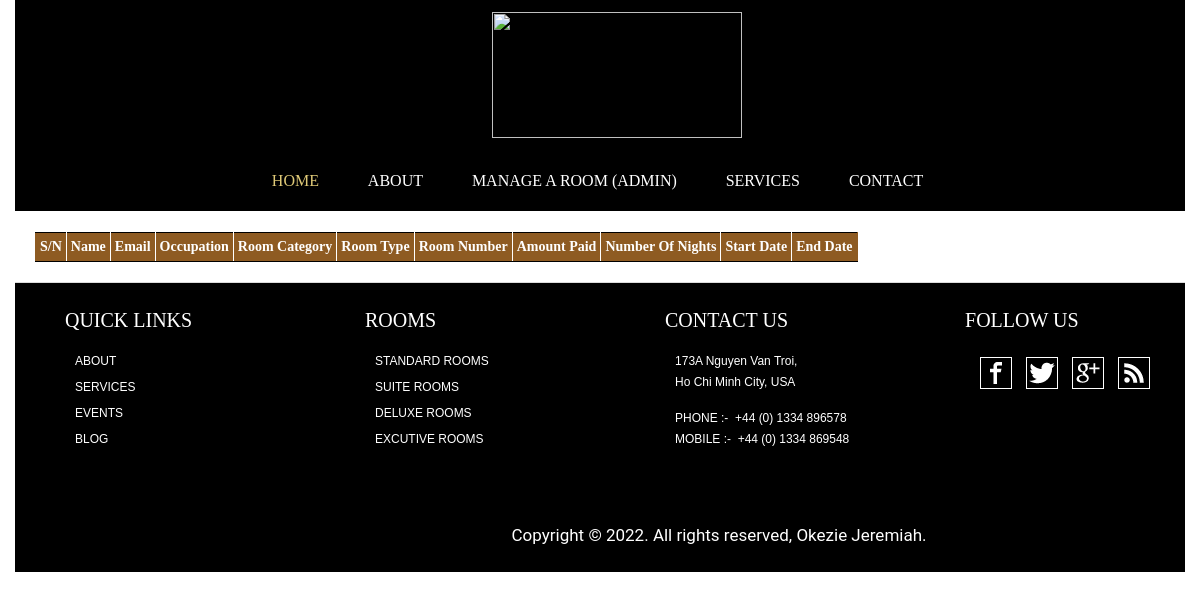
The app's page /XYZ-Hotel/guests/active/, older data.
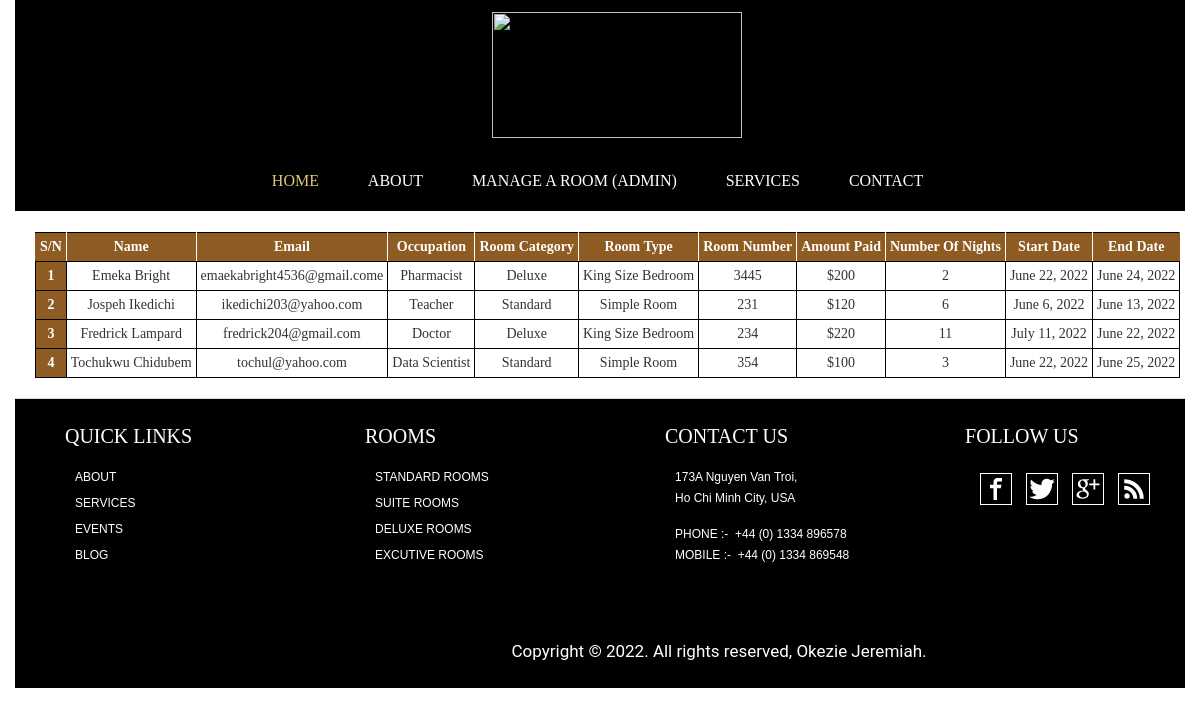
The same page, newer data.
### guests/models.py (models this page shows, shortened)
class Guest(models.Model):
    Name = models.CharField(max_length=100)
    Email = models.EmailField(max_length=10000)
    Occupation = models.CharField(max_length=10000)
    Room_Category = models.CharField(max_length=100)
    Room_Type = models.CharField(max_length=100)
    Room_Number = models.IntegerField()
    Amount_Paid = models.CharField(max_length=100)
    Number_of_Nights = models.IntegerField()
    Start_Date = models.DateField()
    End_Date = models.DateField()

### guests/views.py (the view)
# urls.py: path("active/", active, name="activeguestsview")
def active(request):
    guests = Guest.objects.all().values()
    context = {
        "guest":guests,
    }
    return render(request, "guests/activeguests.html", context)

### guests/templates/guests/activeguests.html (shortened to what this page needs)
{% extends "index/home.html" %}
{% load static %}
{% block body %}
<!DOCTYPE html>
<html lang="en">
<head>
</head>
<div class="table">
    <table id="table">
        <tr>
            <th id="no">S/N</th>
            <th>Name</th>
            <th>Email</th>
            <th>Occupation</th>
            <th>Room Category</th>
            <th>Room Type</th>
            <th>Room Number</th>
            <th>Amount Paid</th>
            <th>Number of Nights</th>
            <th>Start Date</th>
            <th id="non">End date</th>
        </tr>
        {% for guests in guest %}
        <tr>
            <td style="background-color: rgba(142,91,34,1); color:white"><b>{{forloop.counter}}</b></td>
            <td>{{guests.Name}}</td>
            <td id="small">{{guests.Email}}</td>
            <td>{{guests.Occupation}}</td>
            <td>{{guests.Room_Category}}</td>
            <td>{{guests.Room_Type}}</td>
            <td>{{guests.Room_Number}}</td>
            <td>{{guests.Amount_Paid}}</td>
            <td>{{guests.Number_of_Nights}}</td>
            <td>{{guests.Start_Date}}</td>
            <td>{{guests.End_Date}}</td>
        </tr>
        {% endfor %}
    </table>
</div>
</html>
{% endblock body%}

### index/templates/index/home.html (shortened to what this page needs)
{% load static %}
<!DOCTYPE html>
<html>
<head>
<link rel="stylesheet"  href="{% static 'index/bootstrap.css' %}" type="text/css" media="screen"/>
<link rel="stylesheet"  href="{% static 'index/style.css' %}" type="text/css" media="screen"/>
</head>
<body class="Home">
<div id="ttr_page" class="container">
<header id="ttr_header">
<div id="ttr_header_inner">
<a href="http://www.templatetoaster.com" target="_self">
<img  class="ttr_header_logo" src="{% static 'index/logo.png' %}" >
</a>
</div>
</header>
<nav id="ttr_menu" class="navbar-default navbar">
   <div id="ttr_menu_inner_in">
<div id="navigationmenu">
<div class="menu-center collapse navbar-collapse">
<ul class="ttr_menu_items nav navbar-nav nav-center">
<li class="ttr_menu_items_parent dropdown active"><a href="{% url 'index:homeview' %}" class="ttr_menu_items_parent_link_active">Home</a>
</li>
<li class="ttr_menu_items_parent dropdown"><a href="{% url 'index:aboutview' %}" class="ttr_menu_items_parent_link">About</a>
</li>
<li class="ttr_menu_items_parent dropdown"><a href="{% url 'guests:recordsview' %}" class="ttr_menu_items_parent_link">Manage a room (admin)</a>
</li>
<li class="ttr_menu_items_parent dropdown"><a href="{% url 'index:serviceview' %}" class="ttr_menu_items_parent_link">Services</a>
</li>
<li class="ttr_menu_items_parent dropdown"><a href="{% url 'index:contactview' %}" class="ttr_menu_items_parent_link">Contact</a>
</li>
</ul>
</div>
</div>
</div>
</nav>
{% block body %}{% endblock body %}
<footer id="ttr_footer">
<div class="ttr_footerHome_html_row0 row">
<div class="post_column col-lg-3 col-md-6 col-sm-6 col-xs-12">
<div class="ttr_footerHome_html_column00">
<div class="html_content"><p style="margin:0.36em 0.36em 0.36em 1.79em;"><br style="font-family:'Arial';" /></p><p style="margin:0em 0em 0em 3.57em;"><span style="font-family:'Droid Serif','Times New Roman';font-size:1.429em;color:rgba(255,255,255,1);">QUICK LINKS</span></p><p style="margin:1.43em 0em 0em 4.29em;"><a HREF="About.html" class="tt_link" target="_self"><span style="font-family:'Arial';font-size:0.857em;color:rgba(255,255,255,1);">ABOUT</span></a></p><p style="margin:0.71em 0em 0em 4.29em;"><a HREF="Services.html" class="tt_link" target="_self"><span style="font-family:'Arial';font-size:0.857em;color:rgba(255,255,255,1);">SERVICES</span></a></p><p style="margin:0.71em 0em 0em 4.29em;"><a HREF="Events.html" class="tt_link" target="_self"><span style="font-family:'Arial';font-size:0.857em;color:rgba(255,255,255,1);">EVENTS</span></a></p><p style="margin:0.71em 0em 0em 4.29em;"><a HREF="Blog.html" class="tt_link" target="_self"><span style="font-family:'Arial';font-size:0.857em;color:rgba(255,255,255,1);">BLOG</span></a></p><p style="margin:0.71em 0em 0em 2.86em;"><br style="font-family:'Arial';" /></p></div>
</div>
</div>
<div class="post_column col-lg-3 col-md-6 col-sm-6 col-xs-12">
<div class="ttr_footerHome_html_column01">
<div class="html_content"><p style="margin:0.36em 0.36em 0.36em 1.79em;">&nbsp;</p><p style="margin:0em 0em 0em 3.57em;"><span style="font-family:'Droid Serif','Times New Roman';font-size:1.429em;color:rgba(255,255,255,1);">ROOMS</span></p><p style="margin:1.43em 0em 0em 4.29em;"><a HREF="Rooms.html" class="tt_link" target="_self"><span style="font-family:'Arial';font-size:0.857em;color:rgba(255,255,255,1);">STANDARD ROOMS</span></a></p><p style="margin:0.71em 0em 0em 4.29em;"><a HREF="Rooms.html" class="tt_link" target="_self"><span style="font-family:'Arial';font-size:0.857em;color:rgba(255,255,255,1);">SUITE ROOMS</span></a></p><p style="margin:0.71em 0em 0em 4.29em;"><a HREF="Rooms.html" class="tt_link" target="_self"><span style="font-family:'Arial';font-size:0.857em;color:rgba(255,255,255,1);">DELUXE ROOMS</span></a></p><p style="margin:0.71em 0em 0em 4.29em;"><a HREF="Rooms.html" class="tt_link" target="_self"><span style="font-family:'Arial';font-size:0.857em;color:rgba(255,255,255,1);">EXCUTIVE ROOMS</span></a></p><p style="margin:0.71em 0em 0em 2.86em;">&nbsp;</p></div>
</div>
</div>
<div class="post_column col-lg-3 col-md-6 col-sm-6 col-xs-12">
<div class="ttr_footerHome_html_column02">
<div class="html_content"><p style="margin:0.36em 0.36em 0.36em 1.79em;">&nbsp;</p><p style="margin:0em 0em 0em 3.57em;"><span style="font-family:'Droid Serif','Times New Roman';font-size:1.429em;color:rgba(255,255,255,1);">CONTACT US</span></p><p style="margin:1.43em 0em 0em 4.29em;"><span style="font-family:'Arial';font-size:0.857em;color:rgba(255,255,255,1);">173A Nguyen Van Troi,</span></p><p style="margin:0.36em 0em 0em 4.29em;"><span style="font-family:'Arial';font-size:0.857em;color:rgba(255,255,255,1);">Ho Chi Minh City, USA</span></p><p style="margin:1.43em 0em 0em 4.29em;"><span style="font-family:'Arial';font-size:0.857em;color:rgba(255,255,255,1);">PHONE :-&nbsp;&nbsp;+44 (0) 1334 896578</span></p><p style="margin:0.36em 0em 0em 4.29em;"><span style="font-family:'Arial';font-size:0.857em;color:rgba(255,255,255,1);">MOBILE :-&nbsp;&nbsp;+44 (0) 1334 869548</span></p><p style="margin:0.36em 0em 0em 2.86em;"><br style="font-family:'Roboto';color:rgba(255,255,255,1);" /></p></div>
</div>
</div>
<div class="post_column col-lg-3 col-md-6 col-sm-6 col-xs-12">
<div class="ttr_footerHome_html_column03">
<div class="html_content"><p style="margin:0.36em 0.36em 0.36em 3.21em;">&nbsp;</p><p style="margin:0em 0em 0em 2.86em;"><span style="font-family:'Droid Serif';font-size:1.429em;color:rgba(255,255,255,1);">&nbsp;&nbsp;</span><span style="font-family:'Droid Serif','Times New Roman';font-size:1.429em;color:rgba(255,255,255,1);">FOLLOW US</span></p><p style="margin:1.43em 0em 0em 4.29em;"><span class="ttr_image" style="float:Left;overflow:hidden;margin:0.36em 0.36em 0.36em 0.36em;"><span><img src="{% static 'index/images/44.png' %} " class="ttr_fill" style="max-width:32px;max-height:32px;" /></span></span><span class="ttr_image" style="float:Left;overflow:hidden;margin:0.36em 0.36em 0.36em 0.36em;"><span><img src="{% static 'index/images/45.png' %}" class="ttr_fill" style="max-width:32px;max-height:32px;" /></span></span><span class="ttr_image" style="float:Left;overflow:hidden;margin:0.36em 0.36em 0.36em 0.36em;"><span><img src="{% static 'index/images/46.png' %}" class="ttr_fill" style="max-width:32px;max-height:32px;" /></span></span><span class="ttr_image" style="float:Left;overflow:hidden;margin:0.36em 0.36em 0.36em 0.36em;"><span><img src="{% static 'index_page/images/47.png' %}" class="ttr_fill" style="max-width:32px;max-height:32px;" /></span></span></p></div>
</div>
</div>
<div class="clearfix visible-lg-block visible-sm-block visible-md-block visible-xs-block">
</div>
</div>
<div class="ttr_footer_bottom_footer">
<div class="ttr_footer_bottom_footer_inner">
<div id="ttr_copyright">
<a href="#" style="font-size:17px; text-align: center">
Copyright © 2022. All rights reserved, Okezie Jeremiah.
</a>
</div>
</div>
</div>
</footer>
</div>
</body>
</html>

### guests/templates/guests/activeguests.html (style rules this page uses)
table[id="table"], th, td { border: 1px solid black; text-transform: capitalize; border-collapse: collapse !important; padding: 4px; font-family:'Times New Roman', Times, serif; text-align:center; }
table[id="table"] tr th { text-align: center; background-color: rgba(142,91,34,1); color: white; border-left: 1px solid white; border-right: 1px solid white; }
table[id="table"] th[id="no"] { border-left: 1px solid rgba(142,91,34,1) !important; }
table[id="table"] th[id="non"] { border-right: 1px solid rgba(142,91,34,1) !important; }
table[id="table"] td[id="small"] { text-transform: lowercase; }

Row changes from the older to the newer data that the page shows:
added Guest: Name "Emeka Bright", Email "emaekabright4536@gmail.come", Occupation "Pharmacist", Room_Category "Deluxe", Room_Type "King Size Bedroom", Room_Number "3445", Amount_Paid "$200", Number_of_Nights "2", Start_Date "June 22, 2022", End_Date "June 24, 2022"
added Guest: Name "Jospeh Ikedichi", Email "ikedichi203@yahoo.com", Occupation "Teacher", Room_Category "Standard", Room_Type "Simple Room", Room_Number "231", Amount_Paid "$120", Number_of_Nights "6", Start_Date "June 6, 2022", End_Date "June 13, 2022"
added Guest: Name "Fredrick Lampard", Email "fredrick204@gmail.com", Occupation "Doctor", Room_Category "Deluxe", Room_Type "King Size Bedroom", Room_Number "234", Amount_Paid "$220", Number_of_Nights "11", Start_Date "July 11, 2022", End_Date "June 22, 2022"
added Guest: Name "Tochukwu Chidubem", Email "tochul@yahoo.com", Occupation "Data Scientist", Room_Category "Standard", Room_Type "Simple Room", Room_Number "354", Amount_Paid "$100", Number_of_Nights "3", Start_Date "June 22, 2022", End_Date "June 25, 2022"
